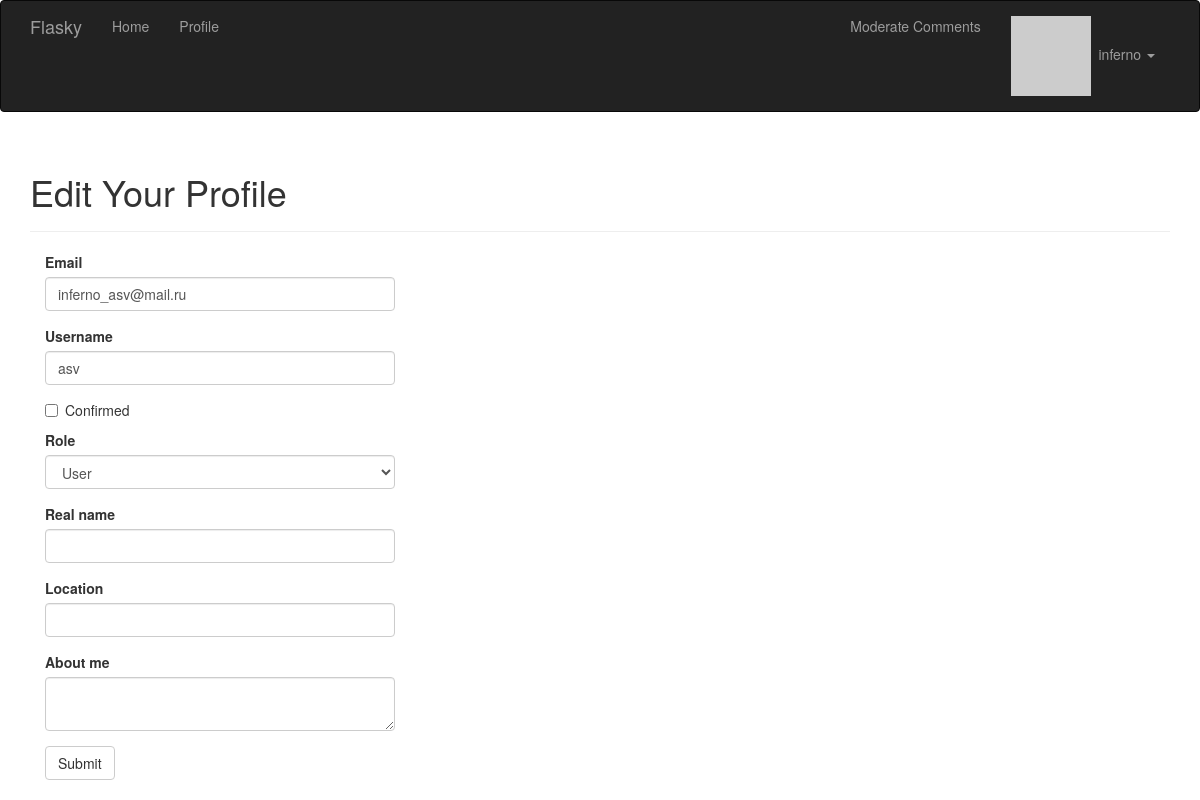
The page /edit-profile/104 (signed in) on the database its author committed.
### app/models.py (models this page shows, shortened)
class User(UserMixin, db.Model):
    __tablename__ = 'users'
    id = db.Column(db.Integer, primary_key=True)
    email = db.Column(db.String(64), unique=True, index=True)
    username = db.Column(db.String(64), unique=True, index=True)
    password_hash = db.Column(db.String(128))
    role_id = db.Column(db.Integer, db.ForeignKey('roles.id'))
    confirmed = db.Column(db.Boolean, default=False)
    name = db.Column(db.String(64))
    location = db.Column(db.String(64))
    about_me = db.Column(db.Text())
    member_since = db.Column(db.DateTime(), default=datetime.utcnow)
    last_seen = db.Column(db.DateTime(), default=datetime.utcnow)
    avatar_hash = db.Column(db.String(32))
    posts = db.relationship('Post', backref='author', lazy='dynamic')
    comments = db.relationship('Comment', backref='author', lazy='dynamic')
    followed = db.relationship('Follow',
                               foreign_keys=[Follow.follower_id],
                               backref=db.backref('follower', lazy='joined'),
                               lazy='dynamic',
                               cascade='all, delete-orphan')
    followers = db.relationship('Follow',
                                foreign_keys=[Follow.followed_id],
                                backref=db.backref('followed', lazy='joined'),
                                lazy='dynamic',
                                cascade='all, delete-orphan')
    @property
    def password(self):
        raise AttributeError('password is not a readable attribute')
    def can(self, perm):
        return self.role is not None and self.role.has_permission(perm)
    def ping(self):
        self.last_seen = datetime.utcnow()
        db.session.add(self)
        db.session.commit()
    def gravatar(self, size=100, default='identicon', rating='g'):
        if request.is_secure:
            url = 'https://secure.gravatar.com/avatar'
        else:
            url = 'http://secure.gravatar.com/avatar'
        hash = hashlib.md5(self.email.lower().encode('utf-8')).hexdigest()
        return f'{url}/{hash}?s={size}&d={default}&r={rating}'

### app/main/views.py (the view, shortened to what this page needs)
@main.route('/edit-profile/<int:id>', methods=['GET', 'POST'])
@login_required
@admin_required
def edit_profile_admin(id):
    user = User.query.get_or_404(id)
    form = EditProfileAdminForm(user=user)
    form.email.data = user.email
    form.username.data = user.username
    form.confirmed.data = user.confirmed
    form.role.data = user.role_id
    form.name.data = user.name
    form.location.data = user.location
    form.about_me.data = user.about_me
    return render_template('edit_profile.html', form=form, user=user)

### app/main/forms.py (shortened to what this page needs)
class EditProfileAdminForm(FlaskForm):
    email = StringField('Email', validators=[DataRequired(), Length(1, 64),
                                             Email()])
    username = StringField('Username', validators=[
        DataRequired(), Length(1, 64),
        Regexp('^[A-Za-z][A-Za-z0-9_.]*$', 0,
               'Usernames must have only letters, numbers dots or underscores')
    ])
    confirmed = BooleanField('Confirmed')
    role = SelectField('Role', coerce=int)
    name = StringField('Real name', validators=[Length(0, 64)])
    location = StringField('Location', validators=[Length(0, 64)])
    about_me = TextAreaField('About me')
    submit = SubmitField('Submit')
    def __init__(self, user, *args, **kwargs):
        super(EditProfileAdminForm, self).__init__(*args, **kwargs)
        self.role.choices = [(role.id, role.name)
                             for role in Role.query.order_by(Role.name).all()]
        self.user = user

### app/auth/views.py (called while the page is built)
@auth.before_app_request
def before_request():
    if current_user.is_authenticated:
        current_user.ping()
        if not current_user.confirmed \
                and request.blueprint != 'auth' \
                and request.endpoint != 'static':
            return redirect(url_for('auth.unconfirmed'))

### app/main/__init__.py (called while the page is built)
@main.app_context_processor
def inject_permissions():
    return dict(Permission=Permission)

### app/models.py (called while the page is built)
@login_manager.user_loader
def load_user(user_id):
    return User.query.get(int(user_id))

    def has_permission(self, perm):
        return self.permissions & perm == perm

### app/templates/edit_profile.html (shortened to what this page needs)
{% extends "base.html" %}
{% import "bootstrap/wtf.html" as wtf %}
{% block page_content %}
<div class="page-header">
    <h1>Edit Your Profile</h1>
</div>
<div class="col-md-4">
    {{ wtf.quick_form(form) }}
</div>
{% endblock %}

### app/templates/base.html (shortened to what this page needs)
{% extends "bootstrap/base.html" %}
{% block head %}
{{ super() }}
<link rel="stylesheet" type="text/css" href="{{ url_for('static', filename='styles.css') }}">
{% endblock %}
{% block navbar %}
<div class="navbar navbar-inverse" role="navigation">
    <div class="container">
        <div class="navbar-header">
            <a class="navbar-brand" href="/">Flasky</a>
        </div>
        <div class="navbar-collapse collapse">
            <ul class="nav navbar-nav">
                <li><a href="/">Home</a></li>
                {% if current_user.is_authenticated %}
                <li>
                    <a href="{{ url_for('main.user', username=current_user.username) }}">
                        Profile
                    </a>
                </li>
                {% endif %}
            </ul>
            <ul class="nav navbar-nav navbar-right">
                {% if current_user.can(Permission.MODERATE) %}
                <li><a href="{{url_for('.moderate') }}">Moderate Comments</a></li>
                {% endif %}
                {% if current_user.is_authenticated %}
            <li class="dropdown">
            <a href="#" class="dropdown-toggle" data-toggle="dropdown">
            <img src="{{ current_user.gravatar(size=18) }}">
                &nbsp;{{ current_user.username }} <b class="caret"></b></a>
                    </li>
                    {% else %}
                <li><a href="{{ url_for('auth.login') }}">Log In</a></li>
                {% endif %}
            </ul>
        </div>
    </div>
</div>
{% endblock %}
{% block content %}
<div class="container">
    {% block page_content %}{% endblock %}
</div>
{% endblock %}

### rows shown on the page
User: username "inferno"
User: email "inferno_asv@mail.ru", username "asv", role "User"
